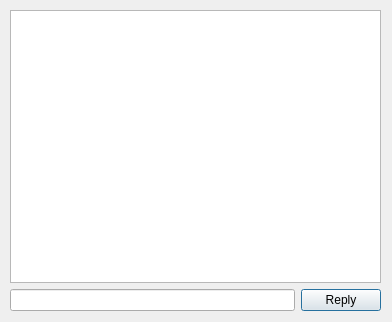
<?xml version="1.0" encoding="UTF-8"?>
<ui version="4.0">
 <class>uiOfflineMessage</class>
 <widget class="QDialog" name="uiOfflineMessage">
  <property name="geometry">
   <rect>
    <x>0</x>
    <y>0</y>
    <width>392</width>
    <height>322</height>
   </rect>
  </property>
  <property name="minimumSize">
   <size>
    <width>392</width>
    <height>322</height>
   </size>
  </property>
  <property name="maximumSize">
   <size>
    <width>392</width>
    <height>322</height>
   </size>
  </property>
  <property name="windowTitle">
   <string>Dialog</string>
  </property>
  <widget class="QWidget" name="verticalLayoutWidget">
   <property name="geometry">
    <rect>
     <x>10</x>
     <y>10</y>
     <width>371</width>
     <height>301</height>
    </rect>
   </property>
   <layout class="QVBoxLayout" name="verticalLayout">
    <item>
     <widget class="QListWidget" name="listWidget"/>
    </item>
    <item>
     <layout class="QHBoxLayout" name="horizontalLayout">
      <item>
       <widget class="QLineEdit" name="lineEdit"/>
      </item>
      <item>
       <widget class="QPushButton" name="pushButton_reply">
        <property name="text">
         <string>Reply</string>
        </property>
       </widget>
      </item>
     </layout>
    </item>
   </layout>
  </widget>
 </widget>
 <resources/>
 <connections/>
</ui>
